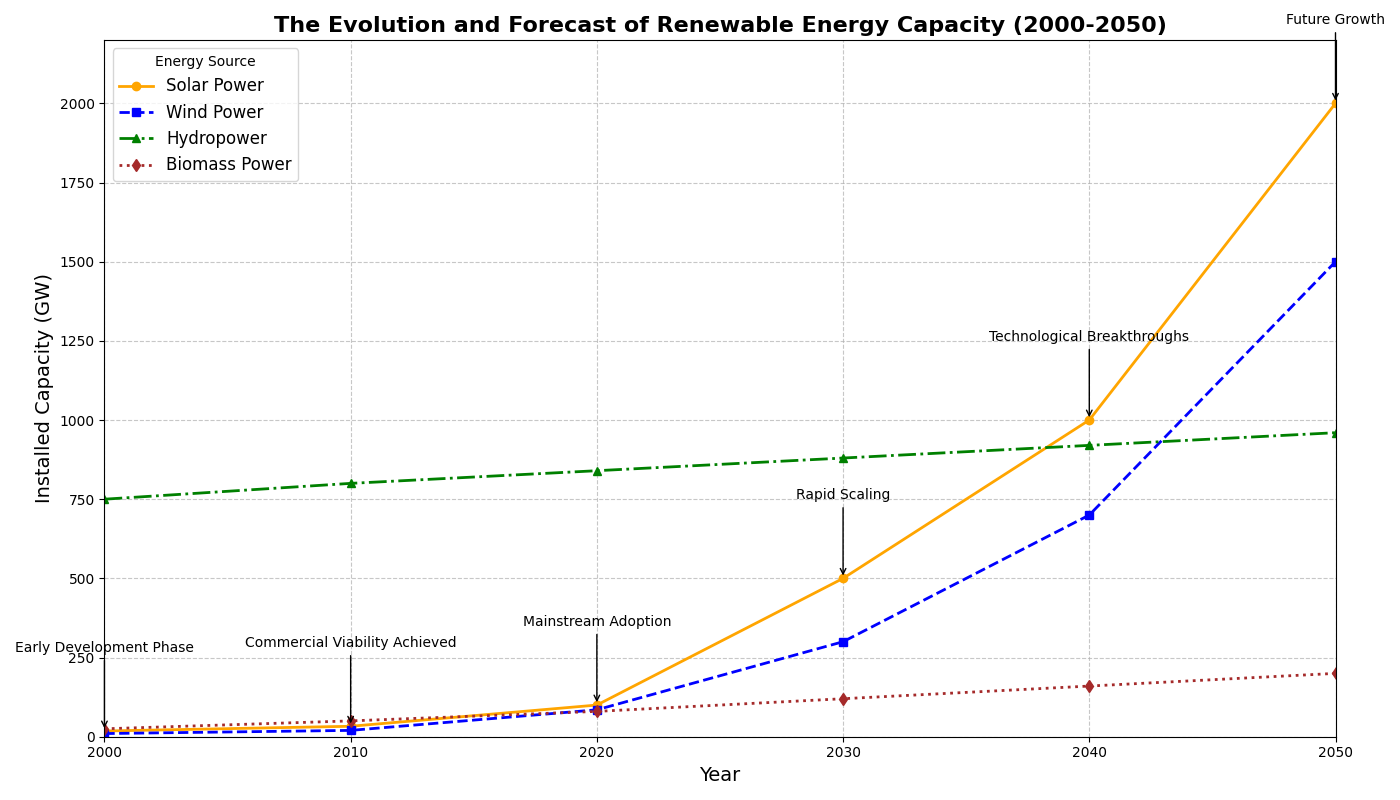

This chart was generated by the following Python code:
import matplotlib.pyplot as plt
import numpy as np

# Topic: The Evolution and Forecast of Renewable Energy Capacity

# Define the years from 2000 to 2050 in 10-year intervals
years = np.arange(2000, 2060, 10)

# Capacity of different renewable energy sources (fictional data in GW)
solar_capacity = [18, 33, 100, 500, 1000, 2000]
wind_capacity = [10, 20, 85, 300, 700, 1500]
hydro_capacity = [750, 800, 840, 880, 920, 960]
biomass_capacity = [25, 50, 80, 120, 160, 200]

# Annotations for significant milestones
milestones = [
    "Early Development Phase",
    "Commercial Viability Achieved",
    "Mainstream Adoption",
    "Rapid Scaling",
    "Technological Breakthroughs",
    "Future Growth"
]

# Setup the plotting area with subplots
fig, ax = plt.subplots(figsize=(14, 8))

# Plot lines for each type of renewable energy
ax.plot(years, solar_capacity, marker='o', linestyle='-', color='orange', linewidth=2, label='Solar Power')
ax.plot(years, wind_capacity, marker='s', linestyle='--', color='blue', linewidth=2, label='Wind Power')
ax.plot(years, hydro_capacity, marker='^', linestyle='-.', color='green', linewidth=2, label='Hydropower')
ax.plot(years, biomass_capacity, marker='d', linestyle=':', color='brown', linewidth=2, label='Biomass Power')

# Set Title and Labels
ax.set_title('The Evolution and Forecast of Renewable Energy Capacity (2000-2050)', fontsize=16, fontweight='bold')
ax.set_xlabel('Year', fontsize=14)
ax.set_ylabel('Installed Capacity (GW)', fontsize=14)

# Add grid for better readability
ax.grid(True, linestyle='--', alpha=0.7)

# Add a legend
ax.legend(title='Energy Source', loc='upper left', fontsize=12)

# Add milestone annotations
for i, milestone in enumerate(milestones):
    ax.annotate(
        milestone, 
        xy=(years[i], solar_capacity[i]), 
        xytext=(years[i], solar_capacity[i] + 250), 
        textcoords='data', 
        arrowprops=dict(facecolor='black', arrowstyle='->'), 
        fontsize=10, 
        ha='center'
    )

# Limit the x and y axes ranges
ax.set_xlim(2000, 2050)
ax.set_ylim(0, 2200)

# Ensure layout is tight to avoid overlap
plt.tight_layout()

# Show the plot
plt.show()
